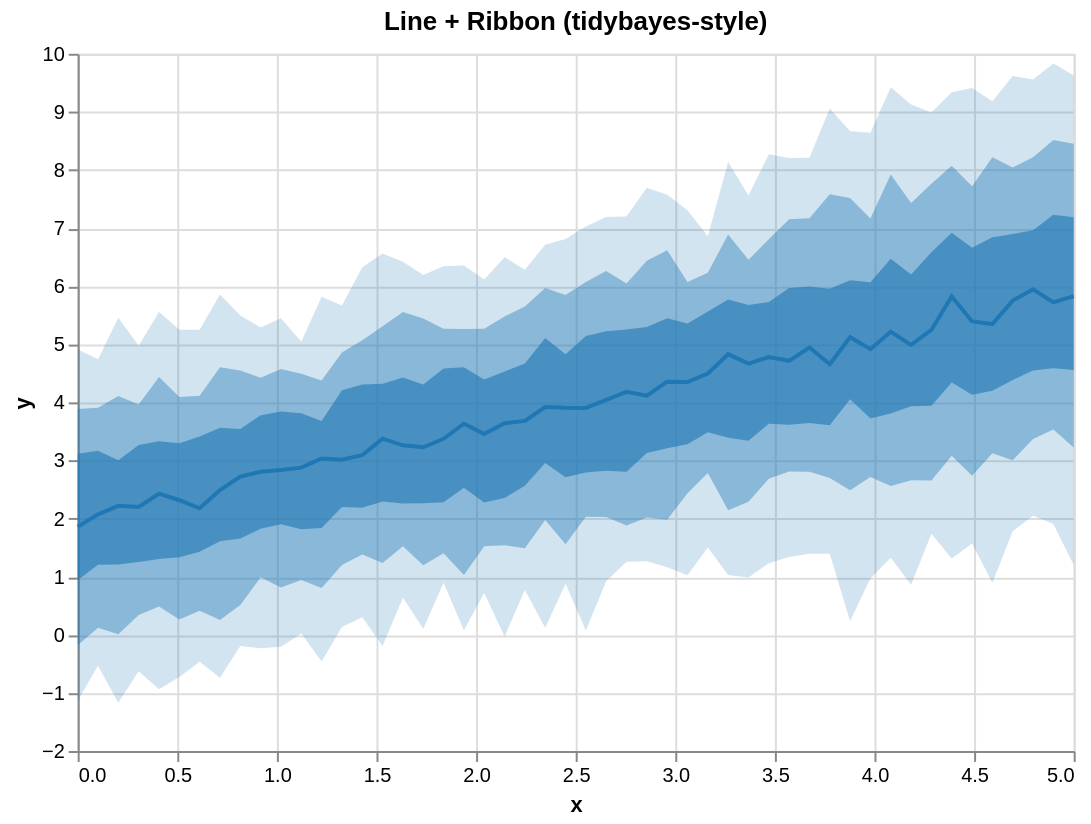

Write a Vega-Lite specification for this figure.
### Vega-Lite specification from a JSON file in a GitHub repository (floating-point values rounded to 4 significant figures)
{"$schema": "https://vega.github.io/schema/vega-lite/v5.json", "height": 350, "layer": [{"encoding": {"x": {"field": "x", "type": "quantitative"}, "y2": {"field": "hi_0_95_"}, "y": {"field": "lo_0_95_", "title": "y", "type": "quantitative"}}, "mark": {"line": false, "fill": "#1f77b4", "type": "area", "opacity": 0.2}}, {"encoding": {"x": {"field": "x", "type": "quantitative"}, "y2": {"field": "hi_0_8_"}, "y": {"field": "lo_0_8_", "title": "y", "type": "quantitative"}}, "mark": {"line": false, "fill": "#1f77b4", "type": "area", "opacity": 0.4}}, {"encoding": {"x": {"field": "x", "type": "quantitative"}, "y2": {"field": "hi_0_5_"}, "y": {"field": "lo_0_5_", "title": "y", "type": "quantitative"}}, "mark": {"line": false, "fill": "#1f77b4", "type": "area", "opacity": 0.6}}, {"encoding": {"x": {"field": "x", "type": "quantitative"}, "y": {"field": "__median__", "type": "quantitative"}}, "mark": {"color": "#1f77b4", "strokeWidth": 2, "type": "line"}}], "data": {"values": [{"lo_0_8_": -0.178, "lo_0_95_": -1.135, "hi_0_8_": 3.885, "x": 0.0, "__median__": 1.859, "hi_0_5_": 3.118, "hi_0_95_": 4.912, "lo_0_5_": 0.9378}, {"lo_0_8_": 0.1208, "lo_0_95_": -0.531, "hi_0_8_": 3.908, "x": 0.102, "__median__": 2.074, "hi_0_5_": 3.168, "hi_0_95_": 4.741, "lo_0_5_": 1.207}, {"lo_0_8_": 0.008304, "lo_0_95_": -1.171, "hi_0_8_": 4.108, "x": 0.2041, "__median__": 2.219, "hi_0_5_": 3.002, "hi_0_95_": 5.455, "lo_0_5_": 1.211}, {"lo_0_8_": 0.3389, "lo_0_95_": -0.6259, "hi_0_8_": 3.962, "x": 0.3061, "__median__": 2.199, "hi_0_5_": 3.269, "hi_0_95_": 4.976, "lo_0_5_": 1.254}, {"lo_0_8_": 0.4871, "lo_0_95_": -0.9389, "hi_0_8_": 4.439, "x": 0.4082, "__median__": 2.429, "hi_0_5_": 3.331, "hi_0_95_": 5.554, "lo_0_5_": 1.303}, {"lo_0_8_": 0.2652, "lo_0_95_": -0.7277, "hi_0_8_": 4.092, "x": 0.5102, "__median__": 2.316, "hi_0_5_": 3.299, "hi_0_95_": 5.248, "lo_0_5_": 1.335}, {"lo_0_8_": 0.4127, "lo_0_95_": -0.4639, "hi_0_8_": 4.116, "x": 0.6122, "__median__": 2.178, "hi_0_5_": 3.412, "hi_0_95_": 5.249, "lo_0_5_": 1.429}, {"lo_0_8_": 0.2538, "lo_0_95_": -0.7407, "hi_0_8_": 4.604, "x": 0.7143, "__median__": 2.49, "hi_0_5_": 3.565, "hi_0_95_": 5.855, "lo_0_5_": 1.611}, {"lo_0_8_": 0.5131, "lo_0_95_": -0.1941, "hi_0_8_": 4.547, "x": 0.8163, "__median__": 2.722, "hi_0_5_": 3.541, "hi_0_95_": 5.495, "lo_0_5_": 1.658}, {"lo_0_8_": 0.9911, "lo_0_95_": -0.2319, "hi_0_8_": 4.426, "x": 0.9184, "__median__": 2.806, "hi_0_5_": 3.776, "hi_0_95_": 5.289, "lo_0_5_": 1.825}, {"lo_0_8_": 0.8159, "lo_0_95_": -0.2052, "hi_0_8_": 4.573, "x": 1.02, "__median__": 2.837, "hi_0_5_": 3.845, "hi_0_95_": 5.45, "lo_0_5_": 1.902}, {"lo_0_8_": 0.9419, "lo_0_95_": 0.02025, "hi_0_8_": 4.494, "x": 1.122, "__median__": 2.877, "hi_0_5_": 3.813, "hi_0_95_": 5.045, "lo_0_5_": 1.815}, {"lo_0_8_": 0.8035, "lo_0_95_": -0.4603, "hi_0_8_": 4.377, "x": 1.224, "__median__": 3.034, "hi_0_5_": 3.679, "hi_0_95_": 5.82, "lo_0_5_": 1.839}, {"lo_0_8_": 1.199, "lo_0_95_": 0.135, "hi_0_8_": 4.859, "x": 1.327, "__median__": 3.012, "hi_0_5_": 4.209, "hi_0_95_": 5.669, "lo_0_5_": 2.201}, {"lo_0_8_": 1.38, "lo_0_95_": 0.3035, "hi_0_8_": 5.069, "x": 1.429, "__median__": 3.091, "hi_0_5_": 4.308, "hi_0_95_": 6.325, "lo_0_5_": 2.187}, {"lo_0_8_": 1.236, "lo_0_95_": -0.1932, "hi_0_8_": 5.312, "x": 1.531, "__median__": 3.375, "hi_0_5_": 4.32, "hi_0_95_": 6.563, "lo_0_5_": 2.295}, {"lo_0_8_": 1.524, "lo_0_95_": 0.6395, "hi_0_8_": 5.555, "x": 1.633, "__median__": 3.261, "hi_0_5_": 4.428, "hi_0_95_": 6.421, "lo_0_5_": 2.258}, {"lo_0_8_": 1.196, "lo_0_95_": 0.1021, "hi_0_8_": 5.442, "x": 1.735, "__median__": 3.227, "hi_0_5_": 4.309, "hi_0_95_": 6.194, "lo_0_5_": 2.265}, {"lo_0_8_": 1.402, "lo_0_95_": 0.8948, "hi_0_8_": 5.266, "x": 1.837, "__median__": 3.374, "hi_0_5_": 4.583, "hi_0_95_": 6.344, "lo_0_5_": 2.282}, {"lo_0_8_": 1.028, "lo_0_95_": 0.07715, "hi_0_8_": 5.263, "x": 1.939, "__median__": 3.633, "hi_0_5_": 4.603, "hi_0_95_": 6.356, "lo_0_5_": 2.529}, {"lo_0_8_": 1.526, "lo_0_95_": 0.7199, "hi_0_8_": 5.269, "x": 2.041, "__median__": 3.454, "hi_0_5_": 4.393, "hi_0_95_": 6.115, "lo_0_5_": 2.275}, {"lo_0_8_": 1.54, "lo_0_95_": -0.02985, "hi_0_8_": 5.477, "x": 2.143, "__median__": 3.642, "hi_0_5_": 4.531, "hi_0_95_": 6.497, "lo_0_5_": 2.352}, {"lo_0_8_": 1.489, "lo_0_95_": 0.7688, "hi_0_8_": 5.651, "x": 2.245, "__median__": 3.682, "hi_0_5_": 4.669, "hi_0_95_": 6.281, "lo_0_5_": 2.567}, {"lo_0_8_": 1.977, "lo_0_95_": 0.1225, "hi_0_8_": 5.969, "x": 2.347, "__median__": 3.919, "hi_0_5_": 5.107, "hi_0_95_": 6.714, "lo_0_5_": 2.957}, {"lo_0_8_": 1.557, "lo_0_95_": 0.8781, "hi_0_8_": 5.846, "x": 2.449, "__median__": 3.907, "hi_0_5_": 4.83, "hi_0_95_": 6.813, "lo_0_5_": 2.71}, {"lo_0_8_": 2.03, "lo_0_95_": 0.07497, "hi_0_8_": 6.073, "x": 2.551, "__median__": 3.904, "hi_0_5_": 5.143, "hi_0_95_": 7.028, "lo_0_5_": 2.795}, {"lo_0_8_": 2.027, "lo_0_95_": 0.922, "hi_0_8_": 6.259, "x": 2.653, "__median__": 4.044, "hi_0_5_": 5.226, "hi_0_95_": 7.193, "lo_0_5_": 2.825}, {"lo_0_8_": 1.882, "lo_0_95_": 1.259, "hi_0_8_": 6.046, "x": 2.755, "__median__": 4.181, "hi_0_5_": 5.254, "hi_0_95_": 7.198, "lo_0_5_": 2.806}, {"lo_0_8_": 2.02, "lo_0_95_": 1.264, "hi_0_8_": 6.436, "x": 2.857, "__median__": 4.117, "hi_0_5_": 5.297, "hi_0_95_": 7.695, "lo_0_5_": 3.13}, {"lo_0_8_": 1.98, "lo_0_95_": 1.162, "hi_0_8_": 6.62, "x": 2.959, "__median__": 4.357, "hi_0_5_": 5.448, "hi_0_95_": 7.573, "lo_0_5_": 3.21}, {"lo_0_8_": 2.435, "lo_0_95_": 1.025, "hi_0_8_": 6.072, "x": 3.061, "__median__": 4.35, "hi_0_5_": 5.357, "hi_0_95_": 7.308, "lo_0_5_": 3.278}, {"lo_0_8_": 2.782, "lo_0_95_": 1.504, "hi_0_8_": 6.229, "x": 3.163, "__median__": 4.495, "hi_0_5_": 5.563, "hi_0_95_": 6.859, "lo_0_5_": 3.485}, {"lo_0_8_": 2.142, "lo_0_95_": 1.027, "hi_0_8_": 6.888, "x": 3.265, "__median__": 4.829, "hi_0_5_": 5.772, "hi_0_95_": 8.137, "lo_0_5_": 3.389}, {"lo_0_8_": 2.291, "lo_0_95_": 0.9864, "hi_0_8_": 6.456, "x": 3.367, "__median__": 4.668, "hi_0_5_": 5.677, "hi_0_95_": 7.56, "lo_0_5_": 3.341}, {"lo_0_8_": 2.686, "lo_0_95_": 1.23, "hi_0_8_": 6.81, "x": 3.469, "__median__": 4.779, "hi_0_5_": 5.729, "hi_0_95_": 8.27, "lo_0_5_": 3.631}, {"lo_0_8_": 2.809, "lo_0_95_": 1.337, "hi_0_8_": 7.15, "x": 3.571, "__median__": 4.715, "hi_0_5_": 5.969, "hi_0_95_": 8.207, "lo_0_5_": 3.616}, {"lo_0_8_": 2.808, "lo_0_95_": 1.395, "hi_0_8_": 7.171, "x": 3.673, "__median__": 4.944, "hi_0_5_": 5.994, "hi_0_95_": 8.211, "lo_0_5_": 3.643}, {"lo_0_8_": 2.698, "lo_0_95_": 1.393, "hi_0_8_": 7.582, "x": 3.776, "__median__": 4.657, "hi_0_5_": 5.957, "hi_0_95_": 9.06, "lo_0_5_": 3.605}, {"lo_0_8_": 2.488, "lo_0_95_": 0.233, "hi_0_8_": 7.52, "x": 3.878, "__median__": 5.122, "hi_0_5_": 6.102, "hi_0_95_": 8.667, "lo_0_5_": 4.054}, {"lo_0_8_": 2.717, "lo_0_95_": 0.9718, "hi_0_8_": 7.164, "x": 3.98, "__median__": 4.916, "hi_0_5_": 6.066, "hi_0_95_": 8.639, "lo_0_5_": 3.723}, {"lo_0_8_": 2.562, "lo_0_95_": 1.328, "hi_0_8_": 7.922, "x": 4.082, "__median__": 5.215, "hi_0_5_": 6.471, "hi_0_95_": 9.425, "lo_0_5_": 3.808}, {"lo_0_8_": 2.661, "lo_0_95_": 0.8618, "hi_0_8_": 7.434, "x": 4.184, "__median__": 4.99, "hi_0_5_": 6.2, "hi_0_95_": 9.129, "lo_0_5_": 3.932}, {"lo_0_8_": 2.657, "lo_0_95_": 1.74, "hi_0_8_": 7.761, "x": 4.286, "__median__": 5.247, "hi_0_5_": 6.582, "hi_0_95_": 8.991, "lo_0_5_": 3.943}, {"lo_0_8_": 3.08, "lo_0_95_": 1.314, "hi_0_8_": 8.073, "x": 4.388, "__median__": 5.822, "hi_0_5_": 6.918, "hi_0_95_": 9.338, "lo_0_5_": 4.341}, {"lo_0_8_": 2.736, "lo_0_95_": 1.571, "hi_0_8_": 7.722, "x": 4.49, "__median__": 5.394, "hi_0_5_": 6.663, "hi_0_95_": 9.41, "lo_0_5_": 4.131}, {"lo_0_8_": 3.123, "lo_0_95_": 0.8937, "hi_0_8_": 8.221, "x": 4.592, "__median__": 5.349, "hi_0_5_": 6.843, "hi_0_95_": 9.183, "lo_0_5_": 4.201}, {"lo_0_8_": 3.005, "lo_0_95_": 1.78, "hi_0_8_": 8.043, "x": 4.694, "__median__": 5.752, "hi_0_5_": 6.899, "hi_0_95_": 9.616, "lo_0_5_": 4.386}, {"lo_0_8_": 3.371, "lo_0_95_": 2.047, "hi_0_8_": 8.219, "x": 4.796, "__median__": 5.946, "hi_0_5_": 6.963, "hi_0_95_": 9.559, "lo_0_5_": 4.549}, {"lo_0_8_": 3.533, "lo_0_95_": 1.908, "hi_0_8_": 8.516, "x": 4.898, "__median__": 5.721, "hi_0_5_": 7.231, "hi_0_95_": 9.833, "lo_0_5_": 4.587}, {"lo_0_8_": 3.222, "lo_0_95_": 1.203, "hi_0_8_": 8.453, "x": 5.0, "__median__": 5.83, "hi_0_5_": 7.186, "hi_0_95_": 9.625, "lo_0_5_": 4.556}]}, "title": "Line + Ribbon (tidybayes-style)", "width": 500}
